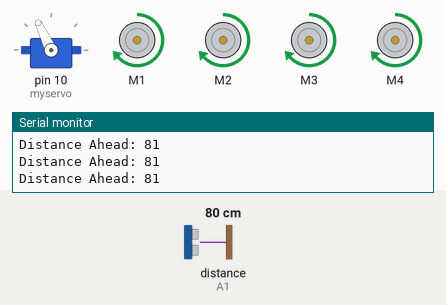
Recording of a sketch running on a simulated Arduino Uno, built with avr-gcc and run on an emulated ATmega328P. Parts: servo, 4 × DC motor (green arrow = forward, orange = backward, longer = faster), the last lines printed to the serial monitor. The inputs (shaded band) are chosen by the test bench; at power-on: distance to the obstacle (sensor on A1) 80 cm. The echo pulse lasts 58.3 µs per cm.

Above: at 3.8 s.
3.9 s: distance to the obstacle (sensor on A1) set to 30 cm
5.4 s: distance to the obstacle (sensor on A1) set to 26 cm
At 7.9 s:
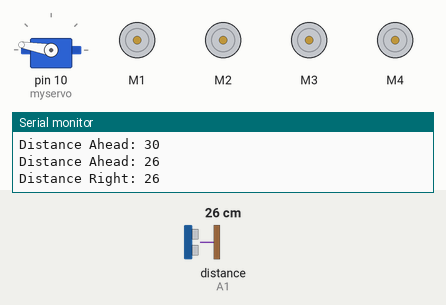
8.4 s: distance to the obstacle (sensor on A1) set to 120 cm
At 9.5 s:
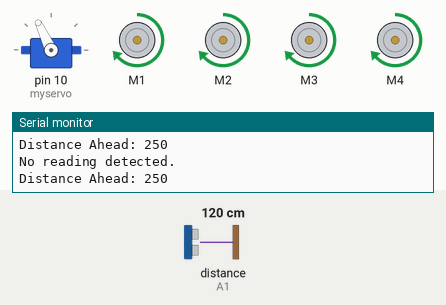
9.9 s: distance to the obstacle (sensor on A1) set to 17 cm
At 11.3 s:
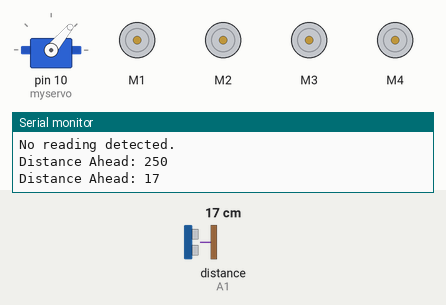
12.9 s: distance to the obstacle (sensor on A1) set to 35 cm
At 14.0 s:
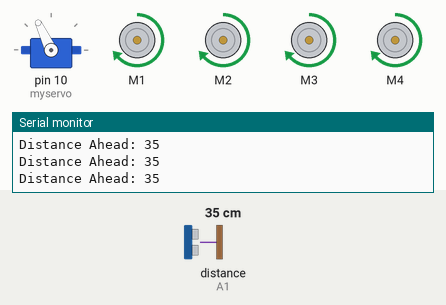
14.5 s: distance to the obstacle (sensor on A1) set to 2 cm
At 17.34 s:
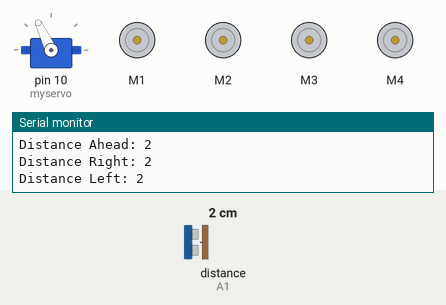
Timing chart, 0 to 18.5 s (numbered marks = the images above; inputs shaded):
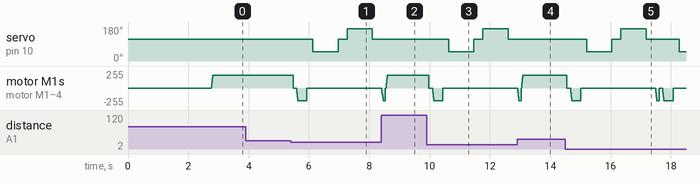

Measured:
- the behaviour switches between 29 and 28 cm on distance to the obstacle (sensor on A1) (found by bisection; images 0 and 1)
- after the input at 5.4 s, servo on pin 10 (myservo): 115° → 50° after 0.73 s, → 115° 0.83 s later, → 170° 0.30 s later, → 115° 0.83 s later; motor M1–4: forward 190/255 → stopped after 0.07 s, → backward 190/255 0.12 s later, → stopped 0.34 s later
- after the input at 8.4 s, servo on pin 10 (myservo): stays 115° (without the input it goes to 50° after 0.79 s)
- after the input at 9.9 s, servo on pin 10 (myservo): 115° → 50° after 0.74 s, → 115° 0.83 s later, → 170° 0.30 s later, → 115° 0.83 s later; motor M1–4: forward 190/255 → stopped after 0.07 s, → backward 190/255 0.12 s later, → stopped 0.34 s later
- after the input at 12.9 s, servo on pin 10 (myservo): stays 115° (without the input it goes to 50° after 0.79 s)
- after the input at 14.5 s, servo on pin 10 (myservo): 115° → 50° after 0.71 s, → 115° 0.83 s later, → 170° 0.30 s later, → 115° 0.83 s later, … (5 changes in this stretch)

The sketch:

ARDUINO_OBSTACLE_AVOIDING_CAR.ino
```cpp
#include <AFMotor.h>
#include <NewPing.h>
#include <Servo.h>

#define TRIG_PIN A0
#define ECHO_PIN A1
#define MAX_DISTANCE 100  // Adjusted max distance for better sensor accuracy
#define MAX_SPEED 200     // Sets speed of DC motors
#define MAX_SPEED_OFFSET 20

NewPing sonar(TRIG_PIN, ECHO_PIN, MAX_DISTANCE);

AF_DCMotor motor1(1, MOTOR12_1KHZ);
AF_DCMotor motor2(2, MOTOR12_1KHZ);
AF_DCMotor motor3(3, MOTOR34_1KHZ);
AF_DCMotor motor4(4, MOTOR34_1KHZ);
Servo myservo;

boolean goesForward = false;
int distance = 100;
int speedSet = 0;

void setup() {
  Serial.begin(9600);   // Begin Serial for debugging
  myservo.attach(10);
  myservo.write(115);
  delay(2000);

  // Initial distance readings for sensor calibration
  for (int i = 0; i < 5; i++) {  // Taking 5 readings
    distance += readPing();
    delay(100);
  }
  distance /= 5;  // Average reading
  Serial.println("Initial Distance: " + String(distance));
}

void loop() {
  int distanceR = 0;
  int distanceL = 0;
  delay(40);

  distance = readPing(); // Read distance every loop
  Serial.println("Distance Ahead: " + String(distance));

  // Increase obstacle detection distance to 25 cm
  if (distance <= 28) {  // Adjusted from 15 to 28
    moveStop();
    delay(100);
    moveBackward();
    delay(300);
    moveStop();
    delay(200);

    distanceR = lookRight();
    Serial.println("Distance Right: " + String(distanceR));
    delay(200);

    distanceL = lookLeft();
    Serial.println("Distance Left: " + String(distanceL));
    delay(200);

    if (distanceR >= distanceL + 5) {
      turnRight();
    } else if (distanceL >= distanceR + 5) {
      turnLeft();
    } else {
      moveBackward();  // If both distances are similar
    }
  } else {
    moveForward();
  }
}

int lookRight() {
  myservo.write(50);
  delay(700);  // Increased delay for servo movement
  int distance = readPing();
  delay(100);
  myservo.write(115);
  delay(100);  // Added delay to ensure servo returns
  return distance;
}

int lookLeft() {
  myservo.write(170);
  delay(700);  // Increased delay for servo movement
  int distance = readPing();
  delay(100);
  myservo.write(115);
  delay(100);  // Added delay to ensure servo returns
  return distance;
}

int readPing() {
  delay(30); // Reduced delay for faster readings
  int cm = sonar.ping_cm();
  if (cm == 0) {
    Serial.println("No reading detected.");  // Debugging message
    return 250; // Return a high value if no reading
  }
  return cm;
}

void moveStop() {
  motor1.run(RELEASE);
  motor2.run(RELEASE);
  motor3.run(RELEASE);
  motor4.run(RELEASE);
}

void moveForward() {
  if (!goesForward) {
    goesForward = true;
    motor1.run(FORWARD);
    motor2.run(FORWARD);
    motor3.run(FORWARD);
    motor4.run(FORWARD);
    for (speedSet = 0; speedSet < MAX_SPEED; speedSet += 10) {  // Faster ramp-up
      motor1.setSpeed(speedSet);
      motor2.setSpeed(speedSet);
      motor3.setSpeed(speedSet);
      motor4.setSpeed(speedSet);
      delay(3);  // Reduced delay for faster response
    }
  }
}

void moveBackward() {
  goesForward = false;
  motor1.run(BACKWARD);
  motor2.run(BACKWARD);
  motor3.run(BACKWARD);
  motor4.run(BACKWARD);
  for (speedSet = 0; speedSet < MAX_SPEED; speedSet += 10) {  // Faster ramp-up
    motor1.setSpeed(speedSet);
    motor2.setSpeed(speedSet);
    motor3.setSpeed(speedSet);
    motor4.setSpeed(speedSet);
    delay(3);  // Reduced delay for faster response
  }
}

void turnRight() {
  int turnSpeed = MAX_SPEED / 2;  // Set a lower speed for turning
  motor1.setSpeed(turnSpeed);
  motor2.setSpeed(turnSpeed);
  motor3.setSpeed(turnSpeed);
  motor4.setSpeed(turnSpeed);

  motor1.run(FORWARD);
  motor2.run(FORWARD);
  motor3.run(BACKWARD);
  motor4.run(BACKWARD);
  delay(800);  // Increased delay for full turn
}

void turnLeft() {
  int turnSpeed = MAX_SPEED / 2;  // Set a lower speed for turning
  motor1.setSpeed(turnSpeed);
  motor2.setSpeed(turnSpeed);
  motor3.setSpeed(turnSpeed);
  motor4.setSpeed(turnSpeed);

  motor1.run(BACKWARD);
  motor2.run(BACKWARD);
  motor3.run(FORWARD);
  motor4.run(FORWARD);
  delay(800);  // Increased delay for full turn
}
```
